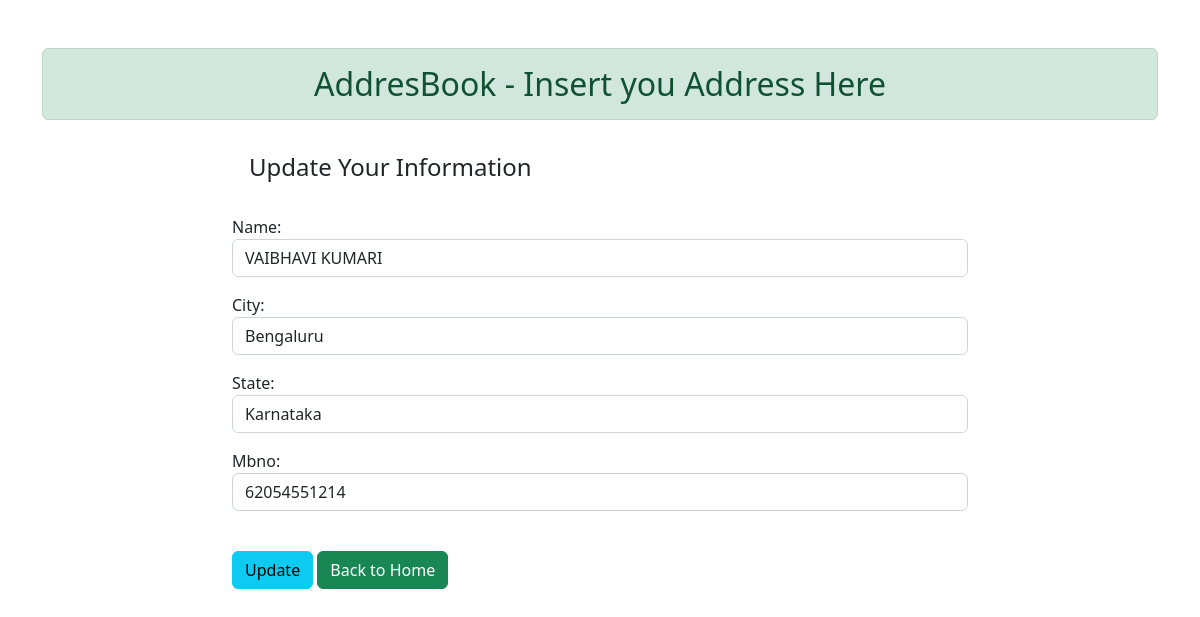
The app's page /5/ with its own data.
### Library/models.py (models this page shows)
class Address(models.Model):
    name = models.CharField(max_length=70)
    city = models.CharField(max_length=70)
    state = models.CharField(max_length=70)
    mbno = models.CharField(max_length=70)

### Library/views.py (the view)
# urls.py: path('<int:id>/',update_data, name='update_data'),
def update_data(request, id):
    if request.method == 'POST':
        pi = Address.objects.get(pk=id)
        fm1 = AddressBook(request.POST, instance=pi)
        if fm1.is_valid():
            fm1.save()
    else:
        pi = Address.objects.get(pk=id)
        fm1 = AddressBook(instance=pi)
    return render(request,'project/update.html', {'form':fm1})

### Library/forms.py
class AddressBook(forms.ModelForm):
    class Meta:
        model = Address
        fields = ['name', 'city', 'state', 'mbno']
        widgets = {
            'name':forms.TextInput(attrs={'class':'form-control'}),
            'city':forms.TextInput(attrs={'class':'form-control'}),
            'state':forms.TextInput(attrs={'class':'form-control'}),
            'mbno':forms.TextInput(attrs={'class':'form-control'}),
        }

### templates/project/update.html (shortened to what this page needs)
{% extends 'project/base.html' %}
{% load static %}
{% block content %}
<div class="row">
    <div class="col-sm-8 offset-2">
        <h4 class="alert alert-info>Update Content">Update Your Information</h4>
        <form action="" method="POSt">
            {{form.as_p}} <br>
            <input type="submit" class="btn btn-info" value="Update">
            <a href="{% url 'Library:addata'  %}" class="btn btn-success">Back to Home</a>
        </form>
    </div>
</div>
{% endblock %}

### records on screen
Address: name "VAIBHAVI KUMARI", city "Bengaluru", state "Karnataka", mbno "62054551214"
